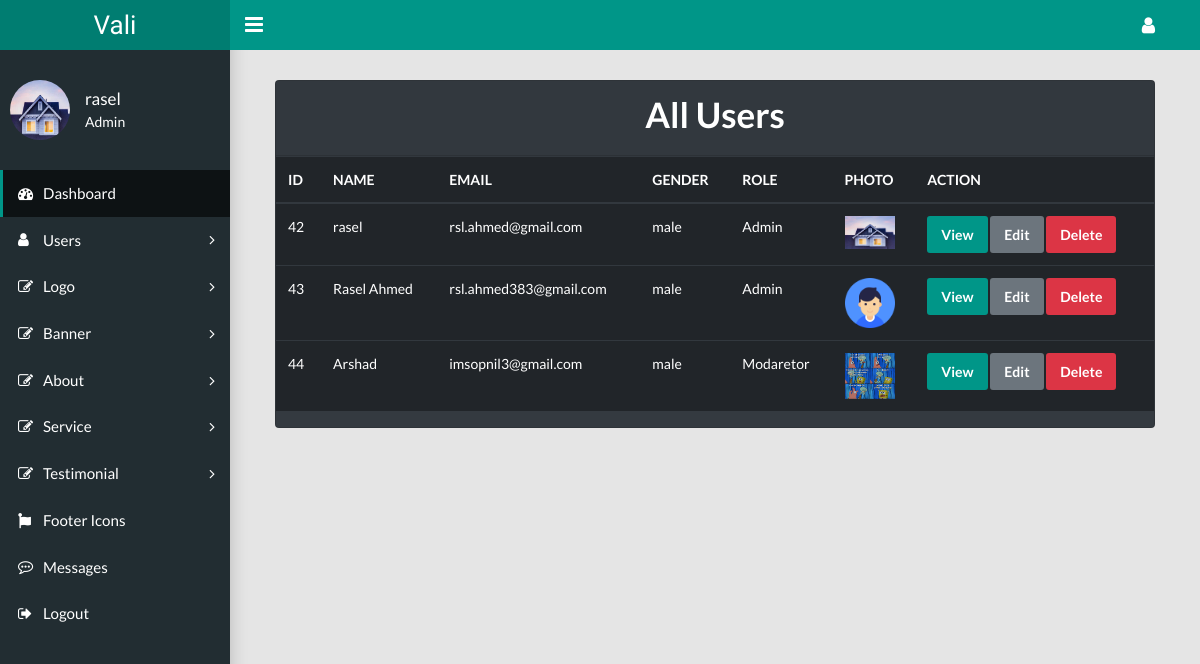
Screenshot of /users.php (signed in) with the database file from the repository.
### tables this page shows
CREATE TABLE `users` (
  `id` int(11) NOT NULL,
  `name` text NOT NULL,
  `email` varchar(100) NOT NULL,
  `password` varchar(500) NOT NULL,
  `gender` text NOT NULL,
  `role` int(10) NOT NULL,
  `photo` varchar(500) NOT NULL
);

### users.php (the view, shortened to what this page needs)
<?php
require 'db.php';
$select_data = "SELECT * FROM users";
$select_con = mysqli_query($db, $select_data);
?>
<?php require 'des_assets/admin-header.php'; ?>
    <link rel="stylesheet" href="custom.css">
<main class="app-content">
    <section>
        <div class="container-fluid">
            <div class="row">
                <div class="col-lg-12 m-auto">
                    <div class="card text-white bg-dark mb-3">
                        <div class="card-header"><h1 class="text-center">All Users</h1></div>
                        <table class="table table-dark">
                            <thead>
                            <tr>
                                <th>ID</th>
                                <th>NAME</th>
                                <th>EMAIL</th>
                                <th>GENDER</th>
                                <th>ROLE</th>
                                <th>PHOTO</th>
                                <th>ACTION</th>
                            </tr>
                            </thead>
                            <tbody>
                            <?php
                            foreach ($select_con as $value) { ?>
                                <tr>
                                    <td><?php echo $value['id']; ?></td>
                                    <td><?php echo $value['name']; ?></td>
                                    <td><?php echo $value['email']; ?></td>
                                    <td><?php echo $value['gender']; ?></td>
                                    <td>
                                        <?php
                                        if ($value['role'] == 1) {
                                            echo "Admin";
                                        } elseif ($value['role'] == 2) {
                                            echo "Editor";
                                        } else {
                                            echo "Modaretor";
                                        }; ?>
                                    </td>
                                    <td><img src="user-img/<?php echo $value['photo']; ?>" alt="Profile" style="width: 50px;"></td>
                                    <td>
                                        <a href="single-user.php?id=<?php echo $value['id'] ?>" class="btn btn-primary">View</a>
                                        <a href="update-user.php?id=<?php echo $value['id'] ?>" class="btn btn-secondary">Edit</a>
                                        <?php if (isset($_SESSION['user_role']) && ($_SESSION['user_role'] == 1 || $_SESSION['user_role'] == 2)){ ?>
                                        <button type="button" class="btn btn-danger" data-toggle="modal"
                                                data-target="#delete<?php echo $value['id']; ?>">
                                            Delete
                                        </button>
                                    <?php } ?>
                                    </td>
                                </tr>
                            <?php } ?>
                            </tbody>
                        </table>
                    </div>
                </div>
            </div>
        </div>
    </section>
</main>
<?php
require 'des_assets/admin-footer.php';
?>

### rows the page displays
users: id "42", name "rasel", email "rsl.ahmed@gmail.com", gender "male", role "Admin", photo (picture)
users: id "43", name "Rasel Ahmed", email "rsl.ahmed383@gmail.com", gender "male", role "Admin", photo (picture)
users: id "44", name "Arshad", email "imsopnil3@gmail.com", gender "male", role "Modaretor", photo (picture)

### other values shown
$_SESSION['user_name'] "rasel"
